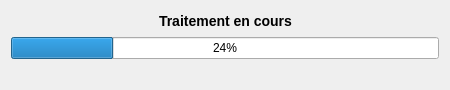
<?xml version="1.0" encoding="UTF-8"?>
<ui version="4.0">
 <class>Progress</class>
 <widget class="QWidget" name="Progress">
  <property name="geometry">
   <rect>
    <x>0</x>
    <y>0</y>
    <width>450</width>
    <height>90</height>
   </rect>
  </property>
  <property name="minimumSize">
   <size>
    <width>450</width>
    <height>90</height>
   </size>
  </property>
  <property name="maximumSize">
   <size>
    <width>450</width>
    <height>90</height>
   </size>
  </property>
  <property name="windowTitle">
   <string>Traitement</string>
  </property>
  <layout class="QGridLayout" name="gridLayout">
   <item row="0" column="1">
    <widget class="QLabel" name="label">
     <property name="text">
      <string>&lt;h3&gt;Traitement en cours&lt;/h3&gt;</string>
     </property>
    </widget>
   </item>
   <item row="1" column="0" colspan="3">
    <widget class="QProgressBar" name="progressBar">
     <property name="value">
      <number>24</number>
     </property>
    </widget>
   </item>
   <item row="0" column="0">
    <spacer name="horizontalSpacer">
     <property name="orientation">
      <enum>Qt::Horizontal</enum>
     </property>
     <property name="sizeHint" stdset="0">
      <size>
       <width>40</width>
       <height>20</height>
      </size>
     </property>
    </spacer>
   </item>
   <item row="2" column="0" colspan="3">
    <widget class="QLabel" name="label_2">
     <property name="text">
      <string/>
     </property>
    </widget>
   </item>
   <item row="0" column="2">
    <spacer name="horizontalSpacer_2">
     <property name="orientation">
      <enum>Qt::Horizontal</enum>
     </property>
     <property name="sizeHint" stdset="0">
      <size>
       <width>40</width>
       <height>20</height>
      </size>
     </property>
    </spacer>
   </item>
  </layout>
 </widget>
 <resources/>
 <connections/>
</ui>
